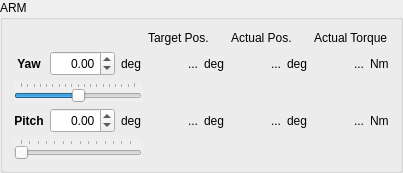
       <widget class="QGroupBox" name="gb_arm">
        <property name="title">
         <string>ARM</string>
        </property>
        <layout class="QGridLayout" name="gridLayout_4">
         <item row="2" column="2">
          <widget class="QLabel" name="static_l_input_yaw_u">
           <property name="sizePolicy">
            <sizepolicy hsizetype="Minimum" vsizetype="Minimum">
             <horstretch>0</horstretch>
             <verstretch>0</verstretch>
            </sizepolicy>
           </property>
           <property name="text">
            <string>deg</string>
           </property>
          </widget>
         </item>
         <item row="0" column="3">
          <widget class="QLabel" name="static_l_target">
           <property name="text">
            <string>Target Pos.</string>
           </property>
          </widget>
         </item>
         <item row="2" column="4">
          <layout class="QHBoxLayout" name="hl_actual_yaw">
           <item>
            <widget class="QLabel" name="l_actual_yaw">
             <property name="sizePolicy">
              <sizepolicy hsizetype="Fixed" vsizetype="Fixed">
               <horstretch>0</horstretch>
               <verstretch>0</verstretch>
              </sizepolicy>
             </property>
             <property name="minimumSize">
              <size>
               <width>50</width>
               <height>25</height>
              </size>
             </property>
             <property name="maximumSize">
              <size>
               <width>50</width>
               <height>25</height>
              </size>
             </property>
             <property name="statusTip">
              <string>Primary yaw joint</string>
             </property>
             <property name="text">
              <string>...</string>
             </property>
             <property name="alignment">
              <set>Qt::AlignmentFlag::AlignRight|Qt::AlignmentFlag::AlignTrailing|Qt::AlignmentFlag::AlignVCenter</set>
             </property>
            </widget>
           </item>
           <item>
            <widget class="QLabel" name="static_l_actual_y_u">
             <property name="sizePolicy">
              <sizepolicy hsizetype="Minimum" vsizetype="Minimum">
               <horstretch>0</horstretch>
               <verstretch>0</verstretch>
              </sizepolicy>
             </property>
             <property name="text">
              <string>deg</string>
             </property>
            </widget>
           </item>
          </layout>
         </item>
         <item row="3" column="0" colspan="3">
          <widget class="QSlider" name="hs_arm_yaw">
           <property name="statusTip">
            <string>Range: -90,90  |  Interval: 5</string>
           </property>
           <property name="autoFillBackground">
            <bool>true</bool>
           </property>
           <property name="minimum">
            <number>-90</number>
           </property>
           <property name="maximum">
            <number>90</number>
           </property>
           <property name="singleStep">
            <number>5</number>
           </property>
           <property name="value">
            <number>0</number>
           </property>
           <property name="sliderPosition">
            <number>0</number>
           </property>
           <property name="tracking">
            <bool>false</bool>
           </property>
           <property name="orientation">
            <enum>Qt::Orientation::Horizontal</enum>
           </property>
           <property name="tickPosition">
            <enum>QSlider::TickPosition::TicksAbove</enum>
           </property>
           <property name="tickInterval">
            <number>10</number>
           </property>
          </widget>
         </item>
         <item row="2" column="3">
          <layout class="QHBoxLayout" name="hl_target_yaw">
           <item>
            <widget class="QLabel" name="l_target_yaw">
             <property name="sizePolicy">
              <sizepolicy hsizetype="Fixed" vsizetype="Fixed">
               <horstretch>0</horstretch>
               <verstretch>0</verstretch>
              </sizepolicy>
             </property>
             <property name="minimumSize">
              <size>
               <width>50</width>
               <height>25</height>
              </size>
             </property>
             <property name="maximumSize">
              <size>
               <width>50</width>
               <height>25</height>
              </size>
             </property>
             <property name="statusTip">
              <string>Primary yaw joint</string>
             </property>
             <property name="text">
              <string>...</string>
             </property>
             <property name="alignment">
              <set>Qt::AlignmentFlag::AlignRight|Qt::AlignmentFlag::AlignTrailing|Qt::AlignmentFlag::AlignVCenter</set>
             </property>
            </widget>
           </item>
           <item>
            <widget class="QLabel" name="static_l_target_yaw_u">
             <property name="sizePolicy">
              <sizepolicy hsizetype="Minimum" vsizetype="Minimum">
               <horstretch>0</horstretch>
               <verstretch>0</verstretch>
              </sizepolicy>
             </property>
             <property name="text">
              <string>deg</string>
             </property>
            </widget>
           </item>
          </layout>
         </item>
         <item row="2" column="0">
          <widget class="QLabel" name="static_l_input_yaw">
           <property name="font">
            <font>
             <bold>true</bold>
            </font>
           </property>
           <property name="text">
            <string>Yaw</string>
           </property>
           <property name="alignment">
            <set>Qt::AlignmentFlag::AlignCenter</set>
           </property>
          </widget>
         </item>
         <item row="4" column="1">
          <widget class="QDoubleSpinBox" name="sb_arm_pitch">
           <property name="sizePolicy">
            <sizepolicy hsizetype="Fixed" vsizetype="Fixed">
             <horstretch>0</horstretch>
             <verstretch>0</verstretch>
            </sizepolicy>
           </property>
           <property name="minimumSize">
            <size>
             <width>65</width>
             <height>25</height>
            </size>
           </property>
           <property name="maximumSize">
            <size>
             <width>65</width>
             <height>25</height>
            </size>
           </property>
           <property name="statusTip">
            <string>Range: -90,45  |  Interval: 5</string>
           </property>
           <property name="alignment">
            <set>Qt::AlignmentFlag::AlignRight|Qt::AlignmentFlag::AlignTrailing|Qt::AlignmentFlag::AlignVCenter</set>
           </property>
           <property name="minimum">
            <double>-90.000000000000000</double>
           </property>
           <property name="maximum">
            <double>45.000000000000000</double>
           </property>
           <property name="singleStep">
            <double>5.000000000000000</double>
           </property>
          </widget>
         </item>
         <item row="2" column="5">
          <layout class="QHBoxLayout" name="hl_torque_yaw">
           <item>
            <widget class="QLabel" name="l_torque_yaw">
             <property name="sizePolicy">
              <sizepolicy hsizetype="Fixed" vsizetype="Fixed">
               <horstretch>0</horstretch>
               <verstretch>0</verstretch>
              </sizepolicy>
             </property>
             <property name="minimumSize">
              <size>
               <width>50</width>
               <height>25</height>
              </size>
             </property>
             <property name="maximumSize">
              <size>
               <width>50</width>
               <height>25</height>
              </size>
             </property>
             <property name="statusTip">
              <string>Primary yaw joint</string>
             </property>
             <property name="text">
              <string>...</string>
             </property>
             <property name="alignment">
              <set>Qt::AlignmentFlag::AlignRight|Qt::AlignmentFlag::AlignTrailing|Qt::AlignmentFlag::AlignVCenter</set>
             </property>
            </widget>
           </item>
           <item>
            <widget class="QLabel" name="static_l_torque_yaw_u">
             <property name="sizePolicy">
              <sizepolicy hsizetype="Minimum" vsizetype="Minimum">
               <horstretch>0</horstretch>
               <verstretch>0</verstretch>
              </sizepolicy>
             </property>
             <property name="text">
              <string>Nm</string>
             </property>
            </widget>
           </item>
          </layout>
         </item>
         <item row="4" column="3">
          <layout class="QHBoxLayout" name="hl_target_pitch">
           <item>
            <widget class="QLabel" name="l_target_pitch">
             <property name="sizePolicy">
              <sizepolicy hsizetype="Fixed" vsizetype="Fixed">
               <horstretch>0</horstretch>
               <verstretch>0</verstretch>
              </sizepolicy>
             </property>
             <property name="minimumSize">
              <size>
               <width>50</width>
               <height>25</height>
              </size>
             </property>
             <property name="maximumSize">
              <size>
               <width>50</width>
               <height>25</height>
              </size>
             </property>
             <property name="statusTip">
              <string>Primary pitch joint</string>
             </property>
             <property name="text">
              <string>...</string>
             </property>
             <property name="alignment">
              <set>Qt::AlignmentFlag::AlignRight|Qt::AlignmentFlag::AlignTrailing|Qt::AlignmentFlag::AlignVCenter</set>
             </property>
            </widget>
           </item>
           <item>
            <widget class="QLabel" name="static_l_target_pitch_u">
             <property name="sizePolicy">
              <sizepolicy hsizetype="Minimum" vsizetype="Minimum">
               <horstretch>0</horstretch>
               <verstretch>0</verstretch>
              </sizepolicy>
             </property>
             <property name="text">
              <string>deg</string>
             </property>
            </widget>
           </item>
          </layout>
         </item>
         <item row="4" column="4">
          <layout class="QHBoxLayout" name="hl_actual_pitch">
           <item>
            <widget class="QLabel" name="l_actual_pitch">
             <property name="sizePolicy">
              <sizepolicy hsizetype="Fixed" vsizetype="Fixed">
               <horstretch>0</horstretch>
               <verstretch>0</verstretch>
              </sizepolicy>
             </property>
             <property name="minimumSize">
              <size>
               <width>50</width>
               <height>25</height>
              </size>
             </property>
             <property name="maximumSize">
              <size>
               <width>50</width>
               <height>25</height>
              </size>
             </property>
             <property name="statusTip">
              <string>Primary pitch joint</string>
             </property>
             <property name="text">
              <string>...</string>
             </property>
             <property name="alignment">
              <set>Qt::AlignmentFlag::AlignRight|Qt::AlignmentFlag::AlignTrailing|Qt::AlignmentFlag::AlignVCenter</set>
             </property>
            </widget>
           </item>
           <item>
            <widget class="QLabel" name="static_l_actual_pitch_u">
             <property name="sizePolicy">
              <sizepolicy hsizetype="Minimum" vsizetype="Minimum">
               <horstretch>0</horstretch>
               <verstretch>0</verstretch>
              </sizepolicy>
             </property>
             <property name="text">
              <string>deg</string>
             </property>
            </widget>
           </item>
          </layout>
         </item>
         <item row="2" column="1">
          <widget class="QDoubleSpinBox" name="sb_arm_yaw">
           <property name="sizePolicy">
            <sizepolicy hsizetype="Fixed" vsizetype="Fixed">
             <horstretch>0</horstretch>
             <verstretch>0</verstretch>
            </sizepolicy>
           </property>
           <property name="minimumSize">
            <size>
             <width>65</width>
             <height>25</height>
            </size>
           </property>
           <property name="maximumSize">
            <size>
             <width>65</width>
             <height>25</height>
            </size>
           </property>
           <property name="statusTip">
            <string>Range: -90,90  |  Interval: 5</string>
           </property>
           <property name="alignment">
            <set>Qt::AlignmentFlag::AlignRight|Qt::AlignmentFlag::AlignTrailing|Qt::AlignmentFlag::AlignVCenter</set>
           </property>
           <property name="minimum">
            <double>-90.000000000000000</double>
           </property>
           <property name="maximum">
            <double>90.000000000000000</double>
           </property>
           <property name="singleStep">
            <double>5.000000000000000</double>
           </property>
          </widget>
         </item>
         <item row="4" column="5">
          <layout class="QHBoxLayout" name="hl_torque_pitch">
           <item>
            <widget class="QLabel" name="l_torque_pitch">
             <property name="sizePolicy">
              <sizepolicy hsizetype="Fixed" vsizetype="Fixed">
               <horstretch>0</horstretch>
               <verstretch>0</verstretch>
              </sizepolicy>
             </property>
             <property name="minimumSize">
              <size>
               <width>50</width>
               <height>25</height>
              </size>
             </property>
             <property name="maximumSize">
              <size>
               <width>50</width>
               <height>25</height>
              </size>
             </property>
             <property name="statusTip">
              <string>Primary pitch joint</string>
             </property>
             <property name="text">
              <string>...</string>
             </property>
             <property name="alignment">
              <set>Qt::AlignmentFlag::AlignRight|Qt::AlignmentFlag::AlignTrailing|Qt::AlignmentFlag::AlignVCenter</set>
             </property>
            </widget>
           </item>
           <item>
            <widget class="QLabel" name="static_l_torque_pitch_u">
             <property name="sizePolicy">
              <sizepolicy hsizetype="Minimum" vsizetype="Minimum">
               <horstretch>0</horstretch>
               <verstretch>0</verstretch>
              </sizepolicy>
             </property>
             <property name="text">
              <string>Nm</string>
             </property>
            </widget>
           </item>
          </layout>
         </item>
         <item row="4" column="2">
          <widget class="QLabel" name="static_l_input_pitch_u">
           <property name="sizePolicy">
            <sizepolicy hsizetype="Minimum" vsizetype="Minimum">
             <horstretch>0</horstretch>
             <verstretch>0</verstretch>
            </sizepolicy>
           </property>
           <property name="text">
            <string>deg</string>
           </property>
          </widget>
         </item>
         <item row="0" column="5">
          <widget class="QLabel" name="static_l_torque">
           <property name="text">
            <string>Actual Torque</string>
           </property>
          </widget>
         </item>
         <item row="0" column="4">
          <widget class="QLabel" name="static_l_actual">
           <property name="text">
            <string>Actual Pos.</string>
           </property>
          </widget>
         </item>
         <item row="5" column="0" colspan="3">
          <widget class="QSlider" name="hs_arm_pitch">
           <property name="statusTip">
            <string>Range: -90,45  |  Interval: 5</string>
           </property>
           <property name="autoFillBackground">
            <bool>true</bool>
           </property>
           <property name="minimum">
            <number>-90</number>
           </property>
           <property name="maximum">
            <number>45</number>
           </property>
           <property name="singleStep">
            <number>5</number>
           </property>
           <property name="value">
            <number>-90</number>
           </property>
           <property name="tracking">
            <bool>false</bool>
           </property>
           <property name="orientation">
            <enum>Qt::Orientation::Horizontal</enum>
           </property>
           <property name="tickPosition">
            <enum>QSlider::TickPosition::TicksAbove</enum>
           </property>
           <property name="tickInterval">
            <number>10</number>
           </property>
          </widget>
         </item>
         <item row="4" column="0">
          <widget class="QLabel" name="static_l_input_pitch">
           <property name="font">
            <font>
             <bold>true</bold>
            </font>
           </property>
           <property name="text">
            <string>Pitch</string>
           </property>
           <property name="alignment">
            <set>Qt::AlignmentFlag::AlignCenter</set>
           </property>
          </widget>
         </item>
        </layout>
       </widget>
